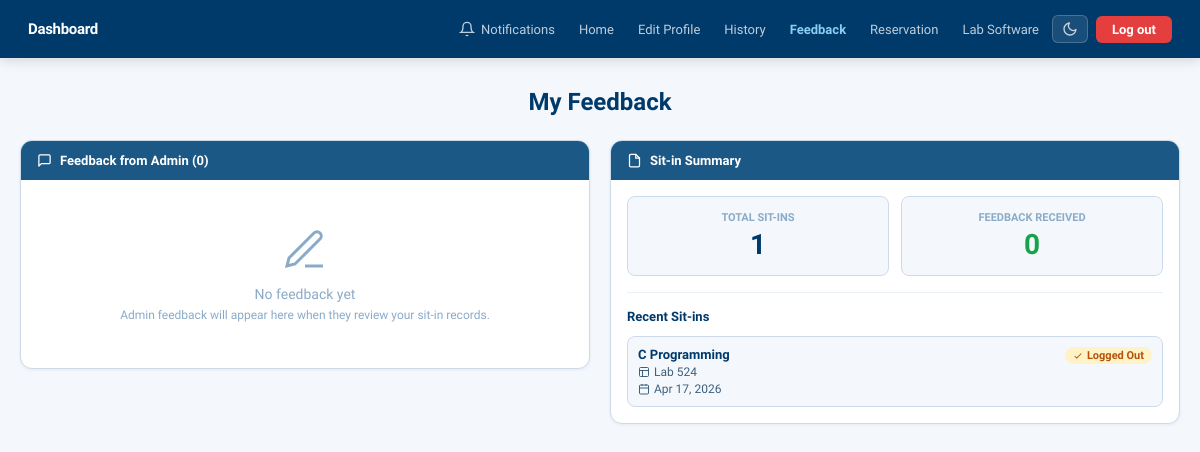
Screenshot of /feedback.php (signed in) with the database file from the repository.
### tables this page shows
CREATE TABLE IF NOT EXISTS sit_in_history (
    id              INT AUTO_INCREMENT PRIMARY KEY,
    student_id      INT         NOT NULL,
    id_number       VARCHAR(20) NOT NULL,
    fullname        VARCHAR(255)NOT NULL,
    sit_purpose     VARCHAR(255)NOT NULL,
    laboratory      VARCHAR(50) NOT NULL,
    login_time      DATETIME    DEFAULT NULL,
    logout_time     DATETIME    DEFAULT NULL,
    date            DATE        NOT NULL,
    created_at      TIMESTAMP DEFAULT CURRENT_TIMESTAMP,
    FOREIGN KEY (student_id) REFERENCES students(id) ON DELETE CASCADE
);

### feedback.php (the view, shortened to what this page needs)
<?php
require_once 'db.php';
try {
    $pdo->exec("CREATE TABLE IF NOT EXISTS feedback (
        id              INT AUTO_INCREMENT PRIMARY KEY,
        sitin_id        INT         NOT NULL,
        student_id      INT         NOT NULL,
        admin_feedback  TEXT        NOT NULL,
        admin_name      VARCHAR(100) DEFAULT 'CCS Admin',
        created_at      TIMESTAMP   DEFAULT CURRENT_TIMESTAMP,
        FOREIGN KEY (sitin_id) REFERENCES sit_in_history(id) ON DELETE CASCADE,
        FOREIGN KEY (student_id) REFERENCES students(id) ON DELETE CASCADE
    )");
} catch (Exception $e) {  }
$student_id = (int)$_SESSION['student_id'];
$feedback = $pdo->prepare("
    SELECT f.*, s.sit_purpose, s.laboratory, s.login_time, s.logout_time, s.date
    FROM feedback f
    JOIN sit_in_history s ON f.sitin_id = s.id
    WHERE f.student_id = ?
    ORDER BY f.created_at DESC
");
$feedback->execute([$student_id]);
$feedback_records = $feedback->fetchAll();
$sitin_history = $pdo->prepare("
    SELECT * FROM sit_in_history
    WHERE student_id = ?
    ORDER BY created_at DESC
    LIMIT 10
");
$sitin_history->execute([$student_id]);
$sit_ins = $sitin_history->fetchAll();
$total_feedback = count($feedback_records);
$total_sitin = count($sit_ins);
?>
<!DOCTYPE html>
<html lang="en">
<head>
</head>
<body>
<nav>
  <div class="nav-brand">Dashboard</div>
  <div class="nav-links">
    <div class="notif-wrap">
      <button class="notif-btn" onclick="toggleNotif()" id="notifBtn">
        <span class="bell-wrap">
          <svg viewBox="0 0 24 24" width="16" height="16" fill="none" stroke="currentColor" stroke-width="2">
            <path d="M18 8A6 6 0 0 0 6 8c0 7-3 9-3 9h18s-3-2-3-9"/>
            <path d="M13.73 21a2 2 0 0 1-3.46 0"/>
          </svg>
        </span>
        Notifications
      </button>
    </div>
    <a href="Homepage.php">Home</a>
    <a href="profile.php">Edit Profile</a>
    <a href="history.php">History</a>
    <a href="feedback.php" class="active">Feedback</a>
    <a href="reservation.php">Reservation</a>
    <a href="software.php">Lab Software</a>
    <button onclick="toggleDarkMode()" class="btn-dark-toggle" id="darkToggle" title="Toggle dark mode"><svg viewBox="0 0 24 24" width="16" height="16" fill="none" stroke="currentColor" stroke-width="2" stroke-linecap="round" stroke-linejoin="round"><path d="M21 12.79A9 9 0 1 1 11.21 3 7 7 0 0 0 21 12.79z"/></svg></button>
    <a href="logout.php" class="btn-logout">Log out</a>
  </div>
</nav>
<div class="page-body">
  <div class="page-title">My Feedback</div>
  <div class="content-grid">
    <div>
      <div class="card">
        <div class="card-head">
          <svg style="width:15px;height:15px;stroke:#fff;fill:none;stroke-width:2;stroke-linecap:round;stroke-linejoin:round;" viewBox="0 0 24 24"><path d="M21 15a2 2 0 0 1-2 2H7l-4 4V5a2 2 0 0 1 2-2h14a2 2 0 0 1 2 2z"/></svg>
          <h2>Feedback from Admin (<?= $total_feedback ?>)</h2>
        </div>
        <div class="card-body">
          <?php if ($feedback_records): foreach ($feedback_records as $fb): ?>
          <div class="feedback-item">
            <div class="feedback-header">
              <span class="feedback-admin">
                <svg viewBox="0 0 24 24" width="14" height="14" fill="none" stroke="currentColor" stroke-width="2"><path d="M20 21v-2a4 4 0 0 0-4-4H8a4 4 0 0 0-4 4v2"/><circle cx="12" cy="7" r="4"/></svg>
                <?= htmlspecialchars($fb['admin_name']) ?>
              </span>
              <span class="feedback-date"><?= date('M d, Y h:i A', strtotime($fb['created_at'])) ?></span>
            </div>
            <div class="feedback-sitin-ref">
              <strong><?= htmlspecialchars($fb['sit_purpose']) ?></strong> in Lab <?= htmlspecialchars($fb['laboratory']) ?>
            </div>
            <div class="feedback-content">
              <?= htmlspecialchars($fb['admin_feedback']) ?>
            </div>
          </div>
          <?php endforeach; else: ?>
          <div class="empty-state">
            <div class="empty-icon">
              <svg viewBox="0 0 24 24" width="48" height="48" fill="none" stroke="var(--gray-400)" stroke-width="1.5"><path d="M12 20h9"/><path d="M16.5 3.5a2.121 2.121 0 0 1 3 3L7 19l-4 1 1-4L16.5 3.5z"/></svg>
            </div>
            <div class="empty-text">No feedback yet</div>
            <p style="font-size:12px;margin-top:6px;color:var(--gray-400);">Admin feedback will appear here when they review your sit-in records.</p>
          </div>
          <?php endif; ?>
        </div>
      </div>
    </div>
    <div>
      <div class="card">
        <div class="card-head">
          <svg style="width:15px;height:15px;stroke:#fff;fill:none;stroke-width:2;stroke-linecap:round;" viewBox="0 0 24 24"><path d="M14 2H6a2 2 0 0 0-2 2v16a2 2 0 0 0 2 2h12a2 2 0 0 0 2-2V8z"/><polyline points="14 2 14 8 20 8"/></svg>
          <h2>Sit-in Summary</h2>
        </div>
        <div class="card-body">
          <div class="stats-row">
            <div class="stat-box">
              <div class="stat-label">Total Sit-ins</div>
              <div class="stat-value"><?= $total_sitin ?></div>
            </div>
            <div class="stat-box">
              <div class="stat-label">Feedback Received</div>
              <div class="stat-value" style="color:#16a34a;"><?= $total_feedback ?></div>
            </div>
          </div>
          <h3 style="font-size:13px;font-weight:700;color:var(--blue-dk);margin-bottom:12px;margin-top:16px;padding-top:16px;border-top:1px solid var(--gray-100);">Recent Sit-ins</h3>
          <?php if ($sit_ins): foreach ($sit_ins as $sit):
          ?>
          <div class="sitin-item">
            <div class="sitin-info">
              <div class="sitin-left">
                <div class="sitin-purpose"><?= htmlspecialchars($sit['sit_purpose']) ?></div>
                <div class="sitin-detail">
                  <svg viewBox="0 0 24 24" width="12" height="12" fill="none" stroke="currentColor" stroke-width="2"><rect x="3" y="3" width="18" height="18" rx="2"/><path d="M3 9h18M9 21V9"/></svg>
                  Lab <?= htmlspecialchars($sit['laboratory']) ?>
                </div>
                <div class="sitin-detail">
                  <svg viewBox="0 0 24 24" width="12" height="12" fill="none" stroke="currentColor" stroke-width="2"><rect x="3" y="4" width="18" height="18" rx="2"/><line x1="16" y1="2" x2="16" y2="6"/><line x1="8" y1="2" x2="8" y2="6"/><line x1="3" y1="10" x2="21" y2="10"/></svg>
                  <?= date('M d, Y', strtotime($sit['date'])) ?>
                </div>
              </div>
              <?php if (!empty($sit['logout_time'])): ?>
              <span class="sitin-status completed">
                <svg viewBox="0 0 24 24" width="10" height="10" fill="none" stroke="currentColor" stroke-width="2.5"><polyline points="20 6 9 17 4 12"/></svg>
                Logged Out
              </span>
              <?php endif; ?>
            </div>
          </div>
          <?php endforeach; else: ?>
          <div class="empty-state">
            <p style="font-size:13px;color:var(--gray-400);">No sit-in records yet.</p>
          </div>
          <?php endif; ?>
        </div>
      </div>
    </div>
  </div>
</div>
</body>
</html>

### feedback.php (style rules this page uses)
:root { --blue:#1B5886;--blue-dk:#003A6B;--blue-lt:#e8f4fb;--blue-bd:#89CFF1; --gray-50:#f4f8fc;--gray-100:#e8f0f7;--gray-200:#cddaec;--gray-300:#b8c8dc; --gray-400:#8aaac8;--gray-500:#6b8fae;--gray-600:#3d607f; --gray-700:#2a4560;--gray-800:#1a2e45;--white:#fff; --radius:8px;--radius-lg:12px; --shadow:0 1px 3px rgba(0,58,107,0.08);--shadow-md:0 4px 20px rgba(0,58,107,0.11); --green:#16a34a;--green-lt:#f0fdf4; }
* { box-sizing:border-box;margin:0;padding:0; }
body { font-family:'Plus Jakarta Sans',sans-serif;background:var(--gray-50);color:var(--gray-800);min-height:100vh;font-size:14px; }
nav { background:var(--blue-dk);height:58px;padding:0 28px;display:flex;align-items:center;justify-content:space-between;position:sticky;top:0;z-index:100;box-shadow:0 2px 12px rgba(0,0,0,0.15); }
.nav-brand { font-size:15px;font-weight:800;color:#fff;letter-spacing:-0.02em; }
.nav-links { display:flex;align-items:center;gap:2px; }
.nav-links a { font-size:13px;font-weight:500;color:rgba(255,255,255,0.75);text-decoration:none;padding:6px 11px;border-radius:6px;transition:all .15s;white-space:nowrap; }
.nav-links a.active { color:#89CFF1;font-weight:600; }
.btn-logout { background:#e53e3e !important;color:#fff !important;font-weight:700 !important;border-radius:6px;padding:6px 16px !important;margin-left:6px; }
.notif-wrap { position:relative; }
.notif-btn { display:flex;align-items:center;gap:6px;font-size:13px;font-weight:500;color:rgba(255,255,255,0.75);background:none;border:none;cursor:pointer;padding:6px 11px;border-radius:6px;font-family:'Plus Jakarta Sans',sans-serif;transition:all .15s; }
.bell-wrap { position:relative;display:inline-flex;align-items:center; }
.page-body { max-width:1200px;margin:0 auto;padding:30px 20px 50px; }
.page-title { font-size:24px;font-weight:800;color:var(--blue-dk);margin-bottom:24px;text-align:center; }
.content-grid { display:grid;grid-template-columns:1fr 1fr;gap:20px;align-items:start; }
.card { background:var(--white);border:1px solid var(--gray-200);border-radius:var(--radius-lg);box-shadow:var(--shadow);overflow:hidden; }
.card-head { background:var(--blue);padding:12px 16px;display:flex;align-items:center;gap:8px; }
.card-head h2 { color:#fff;font-size:13px;font-weight:700; }
.card-body { padding:16px; }
.stats-row { display:grid;grid-template-columns:1fr 1fr;gap:12px;margin-bottom:16px; }
.stat-box { background:var(--gray-50);border:1px solid var(--gray-200);border-radius:var(--radius);padding:14px;text-align:center; }
.stat-label { font-size:11px;font-weight:600;color:var(--gray-400);text-transform:uppercase; }
.stat-value { font-size:28px;font-weight:800;color:var(--blue-dk);margin-top:4px; }
.sitin-item { padding:10px;background:var(--gray-50);border:1px solid var(--gray-200);border-radius:var(--radius);margin-bottom:8px; }
.sitin-item:last-child { margin-bottom:0; }
.sitin-info { display:flex;justify-content:space-between;align-items:flex-start;gap:10px; }
.sitin-left { flex:1; }
.sitin-purpose { font-size:13px;font-weight:700;color:var(--blue-dk); }
.sitin-detail { font-size:12px;color:var(--gray-600);margin-top:3px;display:flex;align-items:center;gap:4px; }
.sitin-detail svg { flex-shrink:0; }
.sitin-status { display:inline-flex;align-items:center;gap:4px;padding:2px 8px;border-radius:12px;font-size:11px;font-weight:600;background:#dcfce7;color:#15803d; }
.sitin-status.completed { background:#fef3c7;color:#b45309; }
.empty-state { text-align:center;padding:30px 20px;color:var(--gray-400); }
.empty-icon { margin-bottom:12px;display:flex;justify-content:center; }
.empty-text { font-size:14px;font-weight:500; }
.btn-dark-toggle { background:rgba(255,255,255,0.1);border:1px solid rgba(255,255,255,0.2);color:rgba(255,255,255,0.75);border-radius:6px;padding:5px 9px;cursor:pointer;display:flex;align-items:center;transition:all .15s; }

### rows the page displays
sit_in_history: sit_purpose "C Programming", laboratory "524", date "Apr 17, 2026", shows "Logged Out"

### other values shown
$total_feedback "0"
$total_sitin "1"
